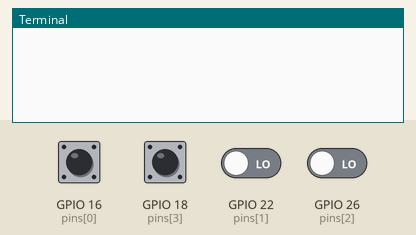
Bench run of a program on a simulated Raspberry Pi (BCM pin numbers). Shown: the last lines printed to the terminal. The test bench sets the inputs (shaded band); at power-on: GPIO 16 (pins[0]), GPIO 18 (pins[3]), GPIO 22 (pins[1]), GPIO 26 (pins[2]) LOW. Web requests get an empty 200 reply after 0.4 s.

Above: at 1.2 s.
1.3 s: GPIO 16 (pins[0]) pulled HIGH for 0.15 s
At 2.9 s:
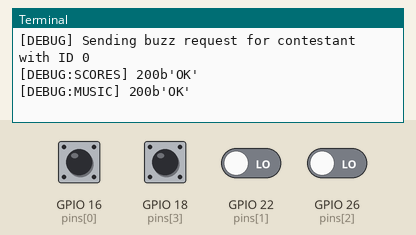
3.2 s: GPIO 18 (pins[3]) pulled HIGH for 1 s
At 4.36 s:
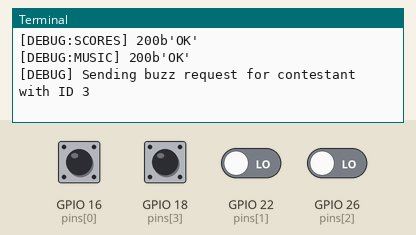

The program:

gpio.py
```python
# Program to control buzzers
import RPi.GPIO as GPIO
import requests # pip install requests
from time import sleep
import pygame

pins = [ # Pins in order of contestant ID
	16,
	22,
	26,
	18
]
music = [
	"Brexit",
	"Yak3000",
	"KingM",
	"GrandMF"
]
MUSIC_ROOT = "./SFX/"
MUSIC_FILE = ".mp3"
ADDRESS = "http://192.168.0.16:3030" # Address to send who buzzed to
ROUTE = "/api/get/buzz" # Route on the server
SENDTO = ADDRESS + ROUTE
SLEEPTIME = 2 # secs
SENDTO_MUSIC = "http://192.168.0.16:4040/api/get/music"

GPIO.setmode(GPIO.BCM)
GPIO.setup(pins[0], GPIO.IN, pull_up_down=GPIO.PUD_DOWN) # C1
GPIO.setup(pins[1], GPIO.IN, pull_up_down=GPIO.PUD_DOWN) # C2
GPIO.setup(pins[2], GPIO.IN, pull_up_down=GPIO.PUD_DOWN) # C3
GPIO.setup(pins[3], GPIO.IN, pull_up_down=GPIO.PUD_DOWN) # C4
pygame.mixer.init()

# Function to play contestant sound
def play(id):
	pygame.mixer.music.load(MUSIC_ROOT + music[id] + MUSIC_FILE)
	pygame.mixer.music.play()

# Program to send whio
def send(id):
	print("[DEBUG] Sending buzz request for contestant with ID " + str(id))
	# play(id)
	r = requests.get(SENDTO + "/" + str(id))
	print("[DEBUG:SCORES] " + str(r.status_code) + str(r.reason))
	r = requests.get(SENDTO_MUSIC + "/" + str(id))
	print("[DEBUG:MUSIC] " + str(r.status_code) + str(r.reason))

while True:
	c1 = GPIO.input(pins[0])
	c2 = GPIO.input(pins[1])
	c3 = GPIO.input(pins[2])
	c4 = GPIO.input(pins[3])
	if c1:
		# C1 was pressed
		send(0)
		sleep(SLEEPTIME)
	elif c2:
		# C1 was pressed
		send(1)
		sleep(SLEEPTIME)
	elif c3:
		# C1 was pressed
		send(2)
		sleep(SLEEPTIME)
	elif c4:
		# C1 was pressed
		send(3)
		sleep(SLEEPTIME)
	# Print statuses
	#print("[DEBUG] c1: " + str(c1))
	#print("[DEBUG] c2: " + str(c2))
	#print("[DEBUG] c3: " + str(c3))
	#print("[DEBUG] c4: " + str(c4))
```

Measured:
- after the input at 1.3 s, the terminal: prints a new line at once (image 1)
- after the input at 3.2 s, the terminal: prints a new line after 0.90 s (image 2)
